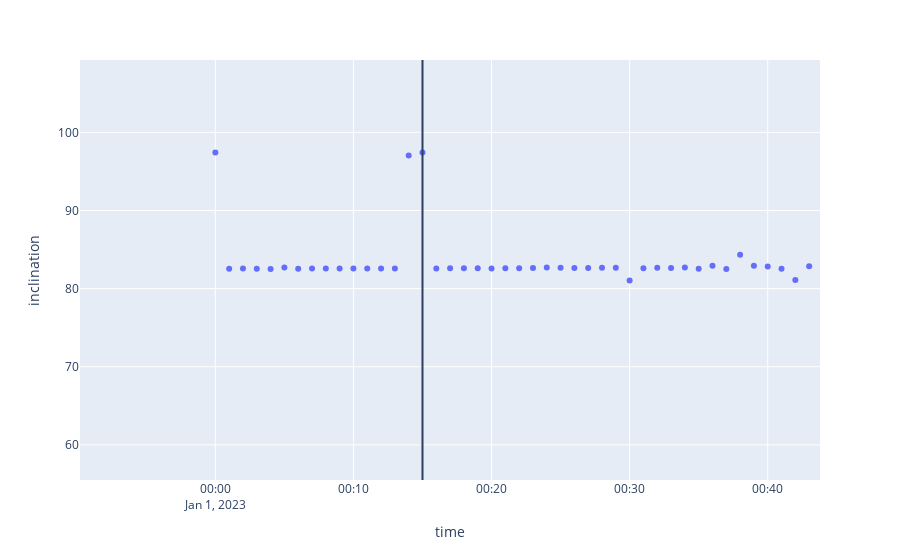

This figure's notebook cell:
### Code cell
fig = px.scatter(df, x="time", y="inclination")
for segment_solution in sol.segment_solutions:
    time = segment_solution.states[-1].get_instant().get_date_time(Scale.UTC)
    fig.add_vline(
        x=time.isoformat()
    )
fig.show()

### Figure 1 — Plotly figure (JSON) as saved in the notebook; plotly's stock layout.template omitted (floating-point values rounded to 4 significant figures; data arrays with more than 128 entries replaced by an {"elided": "..."} marker saying what was removed)
{"data": [{"hovertemplate": "time=%{x}<br>inclination=%{y}<extra></extra>", "legendgroup": "", "marker": {"color": "#636efa", "symbol": "circle"}, "mode": "markers", "name": "", "orientation": "v", "showlegend": false, "type": "scatter", "x": {"elided": "677 str values"}, "xaxis": "x", "y": {"elided": "677 float values"}, "yaxis": "y"}], "layout": {"autosize": true, "legend": {"tracegroupgap": 0}, "margin": {"t": 60}, "shapes": [{"type": "line", "x0": "2023-01-01T00:15:00", "x1": "2023-01-01T00:15:00", "xref": "x", "y0": 0, "y1": 1, "yref": "y domain"}, {"type": "line", "x0": "2023-01-01T02:15:00", "x1": "2023-01-01T02:15:00", "xref": "x", "y0": 0, "y1": 1, "yref": "y domain"}, {"type": "line", "x0": "2023-01-01T02:30:00", "x1": "2023-01-01T02:30:00", "xref": "x", "y0": 0, "y1": 1, "yref": "y domain"}, {"type": "line", "x0": "2023-01-01T04:30:00", "x1": "2023-01-01T04:30:00", "xref": "x", "y0": 0, "y1": 1, "yref": "y domain"}, {"type": "line", "x0": "2023-01-01T04:45:00", "x1": "2023-01-01T04:45:00", "xref": "x", "y0": 0, "y1": 1, "yref": "y domain"}, {"type": "line", "x0": "2023-01-01T06:45:00", "x1": "2023-01-01T06:45:00", "xref": "x", "y0": 0, "y1": 1, "yref": "y domain"}, {"type": "line", "x0": "2023-01-01T07:00:00", "x1": "2023-01-01T07:00:00", "xref": "x", "y0": 0, "y1": 1, "yref": "y domain"}, {"type": "line", "x0": "2023-01-01T09:00:00", "x1": "2023-01-01T09:00:00", "xref": "x", "y0": 0, "y1": 1, "yref": "y domain"}, {"type": "line", "x0": "2023-01-01T09:15:00", "x1": "2023-01-01T09:15:00", "xref": "x", "y0": 0, "y1": 1, "yref": "y domain"}, {"type": "line", "x0": "2023-01-01T11:15:00", "x1": "2023-01-01T11:15:00", "xref": "x", "y0": 0, "y1": 1, "yref": "y domain"}], "xaxis": {"anchor": "y", "autorange": false, "domain": [0, 1], "range": ["2022-12-31 23:50:11.8933", "2023-01-01 00:43:47.1481"], "title": {"text": "time"}, "type": "date"}, "yaxis": {"anchor": "x", "autorange": false, "domain": [0, 1], "range": [55.51, 109.3], "title": {"text": "inclination"}, "type": "linear"}}}
